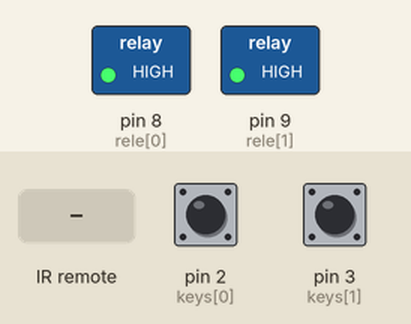
A sketch run on a simulated Arduino Uno, built with avr-gcc and run on an emulated ATmega328P. Parts: switched loads named in the sketch (green lamp = pin HIGH). Inputs (shaded band) come from the test bench; at power-on: pin 2 (keys[0]) HIGH, pin 3 (keys[1]) HIGH.

Above: at 1.2 s.
1.3 s: pin 2 (keys[0]) pulled LOW for 3.2 s
At 5.4 s:
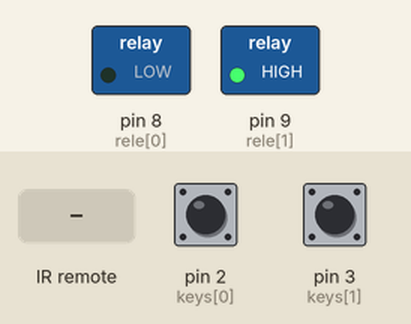
6.0 s: pin 3 (keys[1]) pulled LOW for 0.15 s
At 6.9 s:
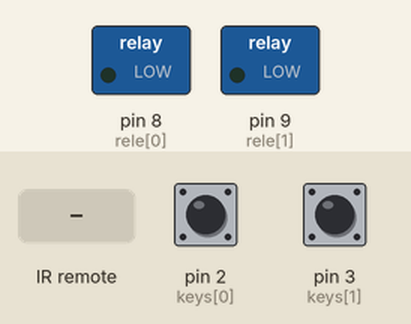
7.6 s: infrared code 0xFF40BF received
At 8.3 s:
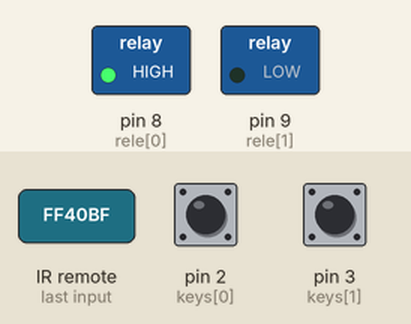
9.1 s: infrared code 0xFF6897 received
At 9.6 s:
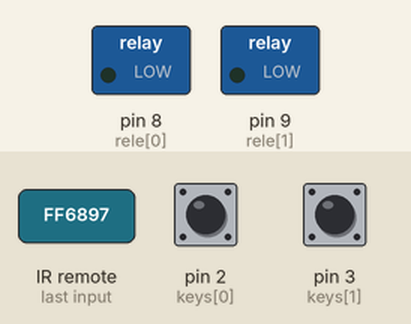
10.6 s: infrared code 0xFFEA15 received
At 11.6 s:
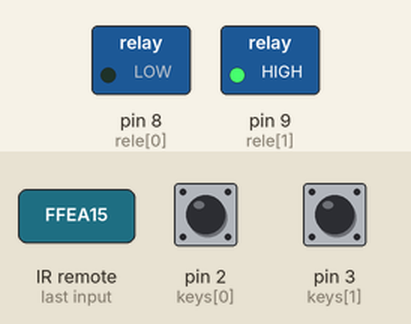
Timing chart, 0 to 13.1 s (numbered marks = the images above; inputs shaded):
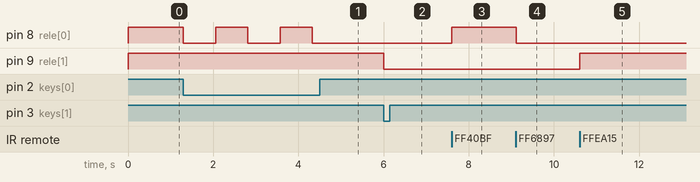

The sketch:

bejvak.ino
```cpp
#include "IRremote.h"
#define KEY_COUNT 2

//-----------------------------------------------------------------------------//
const int rele[4]={8,9,10,11};
const int keys[4]={2,3,4,5};
const int IR=12;
IRrecv irrecv(IR);
decode_results IRresult;
int key[4];
char keyOn[4];
unsigned long prevTime[4];
//-----------------------------------------------------------------------------//
void decodeIR();
void turnKey(byte numKey,unsigned int minTime,int device,unsigned long *lastTime);
//-----------------------------------------------------------------------------//
void setup() {
  for(int i=0;i<KEY_COUNT;i++){
    keyOn[i]=true;
    prevTime[i]=0;
    pinMode(rele[i],OUTPUT);
    digitalWrite(rele[i],HIGH);
    pinMode(keys[i],INPUT_PULLUP);
  }
  irrecv.enableIRIn();
  Serial.begin(9600);
}

void loop() {
  turnKey(0,750,rele[0],&prevTime[0]);
  turnKey(1,750,rele[1],&prevTime[1]);
  if(irrecv.decode(&IRresult)){
    decodeIR();
    irrecv.resume();
  }
  delay(10);
}

void decodeIR(){
  switch(IRresult.value){
    case 0xFF40BF:
    case 0xFF6897: IRturning(rele[0],&keyOn[0]);    break;
    case 0xFFEA15:
    case 0xFF9867: IRturning(rele[1],&keyOn[1]);    break;
    }
  }

void IRturning(int device,char *state){
  if(*state){
    digitalWrite(device,LOW);
    *state=false;
  }
  else{
    digitalWrite(device,HIGH);
    *state=true;
    }
  }

void turnKey(byte numKey,unsigned int minTime,int device,unsigned long *lastTime){
  if(numKey>=KEY_COUNT)
    return;
  key[numKey]=digitalRead(keys[numKey]);
  unsigned int Time=millis()-(*lastTime);
  if(!key[numKey] && Time>minTime){
    (*lastTime)=millis();
    if(keyOn[numKey]==false){
      digitalWrite(device,HIGH);
      keyOn[numKey]=true;
    }
    else{
      digitalWrite(device,LOW);
      keyOn[numKey]=false;
    }
  }
}
```

Measured:
- after the input at 1.3 s, pin 8 (rele[0]): alternates HIGH for 0.76 s and LOW for 0.76 s, 5 changes in all, then stays LOW, starting at once
- after the input at 6.0 s, pin 9 (rele[1]): HIGH → LOW at once
- after the input at 7.6 s, pin 8 (rele[0]): LOW → HIGH at once
- after the input at 9.1 s, pin 8 (rele[0]): HIGH → LOW at once
- after the input at 10.6 s, pin 9 (rele[1]): LOW → HIGH at once
